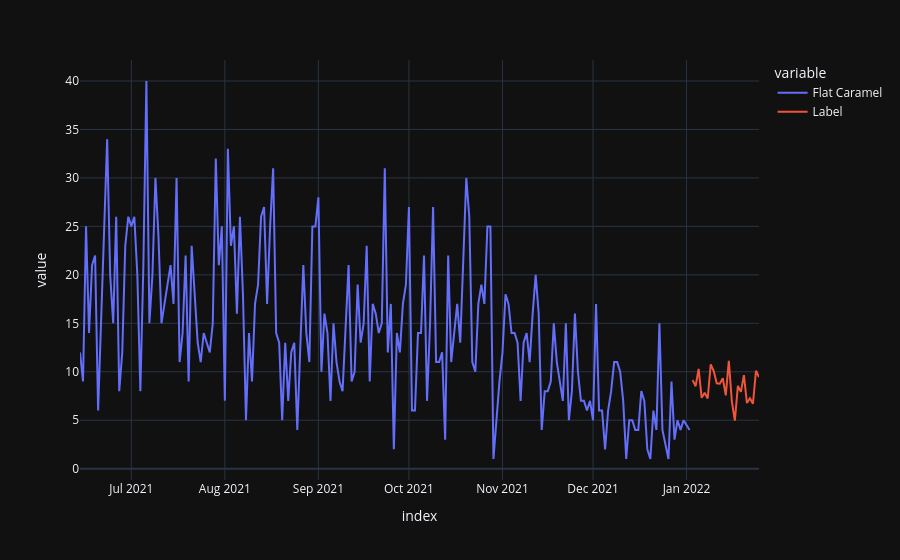

Notebook source saved alongside this figure:
### Code cell
fig = px.line(concat_df, x=concat_df.index, y=["Flat Caramel", "Label"], template = 'plotly_dark')
fig.show()

### Figure 1 — Plotly figure (JSON) as saved in the notebook; plotly's stock layout.template omitted (floating-point values rounded to 4 significant figures; data arrays with more than 128 entries replaced by an {"elided": "..."} marker saying what was removed)
{"data": [{"hovertemplate": "variable=Flat Caramel<br>index=%{x}<br>value=%{y}<extra></extra>", "legendgroup": "Flat Caramel", "line": {"color": "#636efa", "dash": "solid"}, "marker": {"symbol": "circle"}, "mode": "lines", "name": "Flat Caramel", "orientation": "v", "showlegend": true, "type": "scatter", "x": {"elided": "224 str values"}, "xaxis": "x", "y": {"elided": "224 int values"}, "yaxis": "y"}, {"hovertemplate": "variable=Label<br>index=%{x}<br>value=%{y}<extra></extra>", "legendgroup": "Label", "line": {"color": "#EF553B", "dash": "solid"}, "marker": {"symbol": "circle"}, "mode": "lines", "name": "Label", "orientation": "v", "showlegend": true, "type": "scatter", "x": {"elided": "224 str values"}, "xaxis": "x", "y": {"elided": "224 float values"}, "yaxis": "y"}], "layout": {"autosize": true, "legend": {"title": {"text": "variable"}, "tracegroupgap": 0}, "margin": {"t": 60}, "xaxis": {"anchor": "y", "autorange": true, "domain": [0, 1], "range": ["2021-06-14", "2022-01-25"], "title": {"text": "index"}, "type": "date"}, "yaxis": {"anchor": "x", "autorange": true, "domain": [0, 1], "range": [-1.167, 42.17], "title": {"text": "value"}, "type": "linear"}}}
